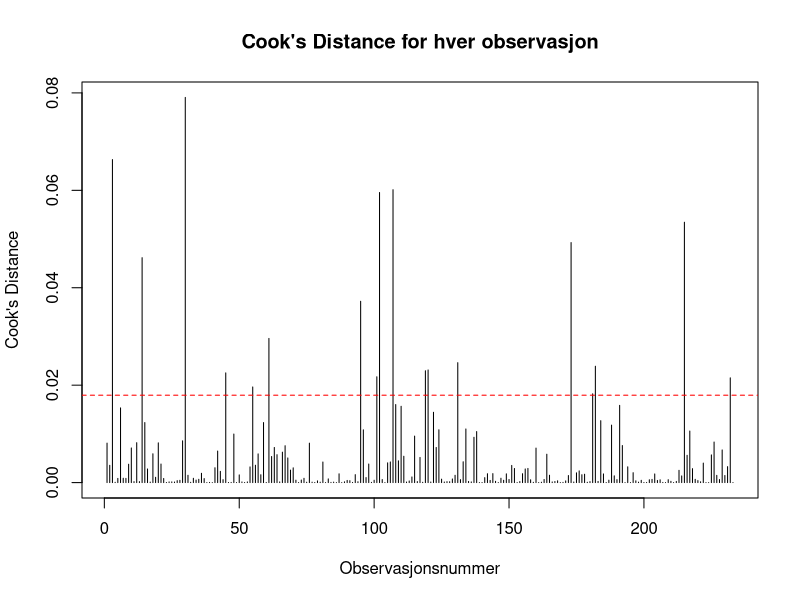
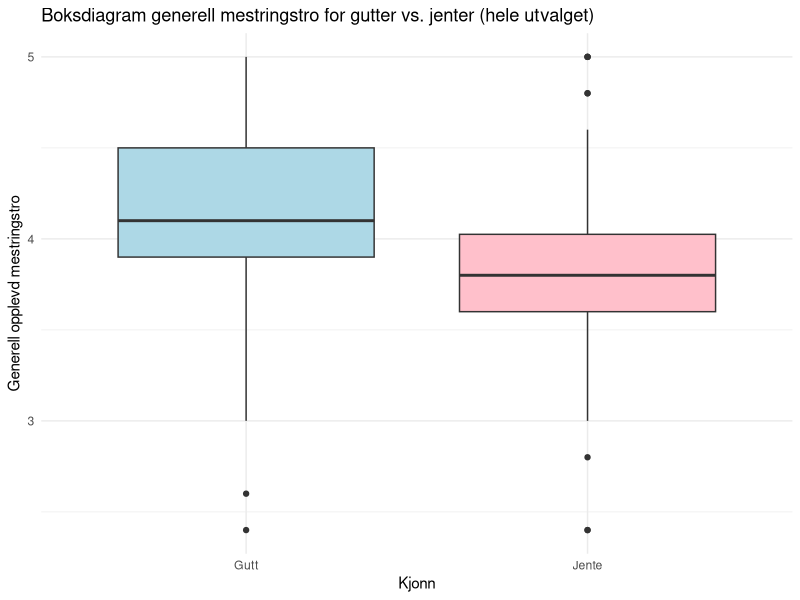
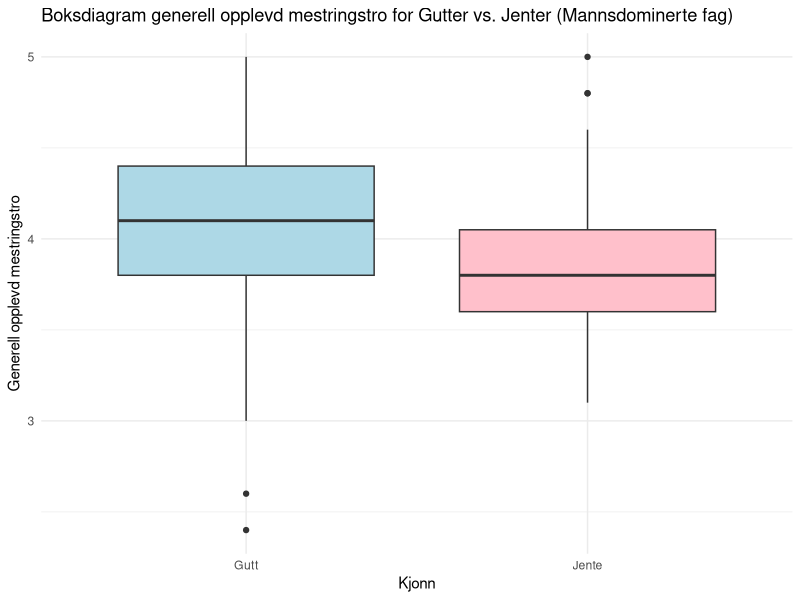
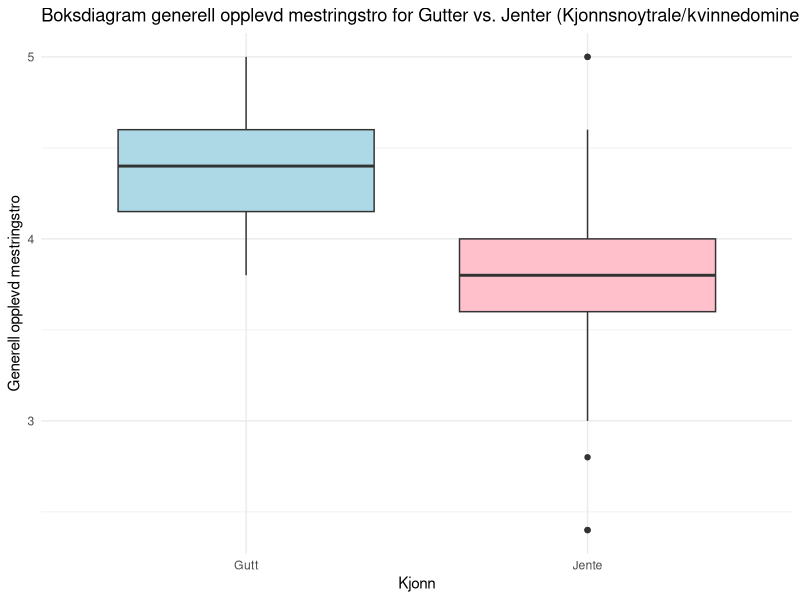

Source code (R) for these figures, in order:
# R-scripts for study on perceived self-efficacy of YSK/TAF-students in Norway

# Loading libraries
library(psych) # descriptive statistics
library(car) # Levenes test
library(ggplot2) # Box plot

# Reading data

# load raw data
raw_data <- read.csv(file = "dataset_raw.csv", sep=";")

####################################################
# Data preparation
####################################################
# separate responses that is complete based on flags from surveyxact
YSKTAFstudents <- raw_data[raw_data$stato_4 == 1,]

#remove imported raw data
rm(raw_data)


# replace variable names with list of new names
namelist <- read.csv(file = "variables_new.csv", sep=";")
names(YSKTAFstudents) <- c(namelist$variableNewNames)

# reshuffle answers to make neutral answer the middle value
reshufflelist <- c(namelist$variableNewNames[9:66])
YSKTAFstudents[,reshufflelist] <- lapply(YSKTAFstudents[,reshufflelist], function(x) ifelse(x>2,x+1,x))
YSKTAFstudents[,reshufflelist] <- lapply(YSKTAFstudents[,reshufflelist], function(x) ifelse(x==6,3,x))

# reverse variables
reverselist <- c(namelist$variableNewNames[21], namelist$variableNewNames[37:42], 
                 namelist$variableNewNames[45],namelist$variableNewNames[61:66])
YSKTAFstudents[,reverselist] <- YSKTAFstudents[,reverselist]*-1+6

# change values of 4 to 1 for the smallest size of department
YSKTAFstudents$department <- ifelse(YSKTAFstudents$department==4,1,YSKTAFstudents$department)

# preparation of programs
# move group 3 and 11 to group 9
YSKTAFstudents$program <- ifelse(YSKTAFstudents$program==3,9,YSKTAFstudents$program)
YSKTAFstudents$program <- ifelse(YSKTAFstudents$program==11,9,YSKTAFstudents$program)

# preparation of visitfrequency
# move group 1 to group 2
YSKTAFstudents$visitfrequency <- ifelse(YSKTAFstudents$visitfrequency==1,2,YSKTAFstudents$visitfrequency)
# move group 5 to group 4
YSKTAFstudents$visitfrequency <- ifelse(YSKTAFstudents$visitfrequency==5,4,YSKTAFstudents$visitfrequency)


# combine variables to new variables
#General Self-efficacy
YSKTAFstudents$GSE <- NA
# Loop through each row and calculate the sum of variables
for (i in 1:nrow(YSKTAFstudents)) {
  if (sum(is.na(YSKTAFstudents[i, c(namelist$variableNewNames[9:18])])) < 3) {
    YSKTAFstudents$GSE[i] <- sum(YSKTAFstudents[i, c(namelist$variableNewNames[9:18])], na.rm = TRUE)}
  else {YSKTAFstudents$GSE[i] <- NA}
}

#Sources of GSE
YSKTAFstudents$school_me <- NA
YSKTAFstudents$school_ve <- NA
YSKTAFstudents$school_sp <- NA
YSKTAFstudents$school_ph <- NA
YSKTAFstudents$workplace_me <- NA
YSKTAFstudents$workplace_ve <- NA
YSKTAFstudents$workplace_sp <- NA
YSKTAFstudents$workplace_ph <- NA

# Loop through each row and calculate the sum of variables
for (i in 1:nrow(YSKTAFstudents)) {YSKTAFstudents$school_me[i] <- sum(YSKTAFstudents[i, c(namelist$variableNewNames[19:24])], na.rm = FALSE)}
for (i in 1:nrow(YSKTAFstudents)) {YSKTAFstudents$school_ve[i] <- sum(YSKTAFstudents[i, c(namelist$variableNewNames[25:30])], na.rm = FALSE)}
for (i in 1:nrow(YSKTAFstudents)) {YSKTAFstudents$school_sp[i] <- sum(YSKTAFstudents[i, c(namelist$variableNewNames[31:36])], na.rm = FALSE)}
for (i in 1:nrow(YSKTAFstudents)) {YSKTAFstudents$school_ph[i] <- sum(YSKTAFstudents[i, c(namelist$variableNewNames[37:42])], na.rm = FALSE)}
for (i in 1:nrow(YSKTAFstudents)) {YSKTAFstudents$workplace_me[i] <- sum(YSKTAFstudents[i, c(namelist$variableNewNames[43:48])], na.rm = FALSE)}
for (i in 1:nrow(YSKTAFstudents)) {YSKTAFstudents$workplace_ve[i] <- sum(YSKTAFstudents[i, c(namelist$variableNewNames[49:54])], na.rm = FALSE)}
for (i in 1:nrow(YSKTAFstudents)) {YSKTAFstudents$workplace_sp[i] <- sum(YSKTAFstudents[i, c(namelist$variableNewNames[55:60])], na.rm = FALSE)}
for (i in 1:nrow(YSKTAFstudents)) {YSKTAFstudents$workplace_ph[i] <- sum(YSKTAFstudents[i, c(namelist$variableNewNames[61:66])], na.rm = FALSE)}

# Adjust sum variables to scale of 1-5
# divide with the number of variables used for the sum variable
YSKTAFstudents$GSE <- YSKTAFstudents$GSE / 10
YSKTAFstudents$school_me <- YSKTAFstudents$school_me / 6
YSKTAFstudents$school_ve <- YSKTAFstudents$school_ve / 6
YSKTAFstudents$school_sp <- YSKTAFstudents$school_sp / 6
YSKTAFstudents$school_ph <- YSKTAFstudents$school_ph / 6
YSKTAFstudents$workplace_me <- YSKTAFstudents$workplace_me / 6
YSKTAFstudents$workplace_ve <- YSKTAFstudents$workplace_ve / 6
YSKTAFstudents$workplace_sp <- YSKTAFstudents$workplace_sp / 6
YSKTAFstudents$workplace_ph <- YSKTAFstudents$workplace_ph / 6

# Create the data set with replacement values
replacement_data <- read.csv(file = "labels_replace.csv",sep = ";")

# Replace values based on the replacement data set
for (i in 1:nrow(replacement_data)) {
  variable <- replacement_data[i, "variable"]
  old_value <- replacement_data[i, "tall"]
  new_value <- replacement_data[i, "tekst"]
  
  YSKTAFstudents[[variable]] <- ifelse(YSKTAFstudents[[variable]] == old_value, new_value, YSKTAFstudents[[variable]])
}

# replace NA with Median value of variable
YSKTAFstudents$visitfrequency[51]="2-3 ganger hvert semester"

# redefine of background variables
YSKTAFstudents$program <- as.factor(YSKTAFstudents$program)
YSKTAFstudents$year <- as.factor(YSKTAFstudents$year)
YSKTAFstudents$class <- as.factor(YSKTAFstudents$class)
YSKTAFstudents$company <- as.factor(YSKTAFstudents$company)
YSKTAFstudents$department <- as.factor(YSKTAFstudents$department)
YSKTAFstudents$gender <- as.factor(YSKTAFstudents$gender)
YSKTAFstudents$visitteacher <- as.factor(YSKTAFstudents$visitteacher)
YSKTAFstudents$visitfrequency <- as.factor(YSKTAFstudents$visitfrequency)

# remove flags from surveyxact
YSKTAFstudents$stato_1 <- NULL
YSKTAFstudents$stato_2 <- NULL
YSKTAFstudents$stato_3 <- NULL
YSKTAFstudents$stato_4 <- NULL
YSKTAFstudents$stato_5 <- NULL

# save data to new file
write.table(x=YSKTAFstudents, sep=";", file = "data_YSKTAFstudents.csv")

#clear used data
rm(i)
rm(reshufflelist)
rm(reverselist)
rm(namelist)
rm(new_value)
rm(old_value)
rm(variable)
rm(replacement_data)

####################################################
# Preliminary analysis
####################################################
# Statistical descriptions
describe(YSKTAFstudents)


# Cronbachs alpha
GSE_data <- YSKTAFstudents[,c("GSE_1", "GSE_2", "GSE_3", "GSE_4", "GSE_5", 
                    "GSE_6", "GSE_7", "GSE_8", "GSE_9", "GSE_10")]
school_me_data <- YSKTAFstudents[,c("school_me1", "school_me2", "school_me3", 
                          "school_me4", "school_me5", "school_me6")]
school_ve_data <- YSKTAFstudents[,c("school_ve1", "school_ve2", "school_ve3", 
                          "school_ve4", "school_ve5", "school_ve6")]
school_sp_data <- YSKTAFstudents[,c("school_sp1", "school_sp2", "school_sp3", 
                          "school_sp4", "school_sp5", "school_sp6")]
school_ph_data <- YSKTAFstudents[,c("school_ph1", "school_ph2", "school_ph3", 
                          "school_ph4", "school_ph5", "school_ph6")]
workplace_me_data <- YSKTAFstudents[,c("workplace_me1", "workplace_me2", "workplace_me3", 
                             "workplace_me4", "workplace_me5", "workplace_me6")]
workplace_ve_data <- YSKTAFstudents[,c("workplace_ve1", "workplace_ve2", "workplace_ve3", 
                             "workplace_ve4", "workplace_ve5", "workplace_ve6")]
workplace_sp_data <- YSKTAFstudents[,c("workplace_sp1", "workplace_sp2", "workplace_sp3", 
                             "workplace_sp4", "workplace_sp5", "workplace_sp6")]
workplace_ph_data <- YSKTAFstudents[,c("workplace_ph1", "workplace_ph2", "workplace_ph3", 
                             "workplace_ph4", "workplace_ph5", "workplace_ph6")]

psych::alpha(GSE_data)

psych::alpha(school_me_data)
psych::alpha(school_ve_data)
psych::alpha(school_sp_data)
psych::alpha(school_ph_data)

psych::alpha(workplace_me_data)
psych::alpha(workplace_ve_data)
psych::alpha(workplace_sp_data)
psych::alpha(workplace_ph_data)


# Transformation of data
YSKTAFstudents$sqrt_reversed_GSE <- sqrt(max(YSKTAFstudents$GSE) - YSKTAFstudents$GSE)

YSKTAFstudents$sqrt_reversed_school_me <- sqrt(max(YSKTAFstudents$school_me) - YSKTAFstudents$school_me)
YSKTAFstudents$sqrt_reversed_school_ve <- sqrt(max(YSKTAFstudents$school_ve) - YSKTAFstudents$school_ve)
YSKTAFstudents$sqrt_reversed_school_sp <- sqrt(max(YSKTAFstudents$school_sp) - YSKTAFstudents$school_sp)
YSKTAFstudents$sqrt_reversed_school_ph <- sqrt(max(YSKTAFstudents$school_ph) - YSKTAFstudents$school_ph)

YSKTAFstudents$sqrt_reversed_workplace_me <- sqrt(max(YSKTAFstudents$workplace_me) - YSKTAFstudents$workplace_me)
YSKTAFstudents$sqrt_reversed_workplace_ve <- sqrt(max(YSKTAFstudents$workplace_ve) - YSKTAFstudents$workplace_ve)
YSKTAFstudents$sqrt_reversed_workplace_sp <- sqrt(max(YSKTAFstudents$workplace_sp) - YSKTAFstudents$workplace_sp)
YSKTAFstudents$sqrt_reversed_workplace_ph <- sqrt(max(YSKTAFstudents$workplace_ph) - YSKTAFstudents$workplace_ph)

# Statistical descriptions
describe(YSKTAFstudents)
write.table(x=describe(YSKTAFstudents), sep=";", dec = ",", file = "descriptive_stat_YSKTAFstudents.csv")


####################################################
# Primary analysis
####################################################
# Hypothesis 1 - ME the most significant source of GSE
####################################################
# regression with GSE and all variables for sources in school and workplace
h1model_allvariables <- lm(sqrt_reversed_GSE ~ sqrt_reversed_school_me + sqrt_reversed_school_ve + 
                   sqrt_reversed_school_sp + sqrt_reversed_school_ph + 
                   sqrt_reversed_workplace_me + sqrt_reversed_workplace_ve + 
                   sqrt_reversed_workplace_sp + sqrt_reversed_workplace_ph, 
                 data = YSKTAFstudents)
summary(h1model_allvariables)
confint(h1model_allvariables)

# Calculate Cook's distances
h1_cooks_d <- cooks.distance(h1model_allvariables)

# Calculate threshold for Cook's distance
h1_threshold <- 4 / (length(h1_cooks_d)-9-1)
print(h1_threshold)

# Plot Cook's distances with threshold line
plot(h1_cooks_d, type = "h", main = "Cook's Distance for hver observasjon", 
     ylab = "Cook's Distance", xlab = "Observasjonsnummer")
abline(h = h1_threshold, col = "red", lty = 2)

# Identify observations with Cook's distance above the threshold
h1_influential_obs <- which(h1_cooks_d > h1_threshold)
print(h1_influential_obs)

# New data set without outliers
YSKTAFstudents_nooutliers <- YSKTAFstudents[-h1_influential_obs, ]

# New regression without outliers
h1model_nooutliers <- lm(
  formula = sqrt_reversed_GSE ~ sqrt_reversed_school_me + sqrt_reversed_school_ve + 
    sqrt_reversed_school_sp + sqrt_reversed_school_ph + sqrt_reversed_workplace_me + 
    sqrt_reversed_workplace_ve + sqrt_reversed_workplace_sp + sqrt_reversed_workplace_ph, 
  data = YSKTAFstudents_nooutliers)
summary(h1model_nooutliers)
confint(h1model_nooutliers)

# New models with standardized variables
h1model_allvariables_standardized <- lm(scale(sqrt_reversed_GSE) ~ 
                                          scale(sqrt_reversed_school_me) + 
                                          scale(sqrt_reversed_school_ve) + 
                                          scale(sqrt_reversed_school_sp) + 
                                          scale(sqrt_reversed_school_ph) + 
                                          scale(sqrt_reversed_workplace_me) + 
                                          scale(sqrt_reversed_workplace_ve) + 
                                          scale(sqrt_reversed_workplace_sp) + 
                                          scale(sqrt_reversed_workplace_ph), 
                                        data = YSKTAFstudents)
h1model_allvariables_no_outliers_standardized <- lm(scale(sqrt_reversed_GSE) ~ 
                                          scale(sqrt_reversed_school_me) + 
                                          scale(sqrt_reversed_school_ve) + 
                                          scale(sqrt_reversed_school_sp) + 
                                          scale(sqrt_reversed_school_ph) + 
                                          scale(sqrt_reversed_workplace_me) + 
                                          scale(sqrt_reversed_workplace_ve) + 
                                          scale(sqrt_reversed_workplace_sp) + 
                                          scale(sqrt_reversed_workplace_ph), 
                                        data = YSKTAFstudents_nooutliers)

# Results with standardized coefficients
summary(h1model_allvariables_standardized)
summary(h1model_allvariables_no_outliers_standardized)

####################################################
# Hypothesis 2a - Increased ME as year increases
####################################################
# Levene's tests
leveneTest(sqrt_reversed_school_me ~ year, data = YSKTAFstudents)
leveneTest(sqrt_reversed_workplace_me ~ year, data = YSKTAFstudents)

# One-way ANOVA
h2a_yearschoolMEtest <- aov(sqrt_reversed_school_me~year, data = YSKTAFstudents)
h2a_yearworkplaceMEtest <- aov(sqrt_reversed_workplace_me~year, data = YSKTAFstudents)
summary(h2a_yearschoolMEtest)
summary(h2a_yearworkplaceMEtest)

# Calculating the effect sizes
# Effect size eta-squared for visits by teacher
ss_between <- summary(h2a_yearschoolMEtest)[[1]][1, "Sum Sq"]  # Sum of squares between groups
ss_total <- sum(summary(h2a_yearschoolMEtest)[[1]][, "Sum Sq"])  # Total sum of squares
h2a_eta_squared_yearschoolMEtest <- ss_between / ss_total
print(h2a_eta_squared_yearschoolMEtest)

# Effect size eta-squared for visits by teacher
ss_between <- summary(h2a_yearworkplaceMEtest)[[1]][1, "Sum Sq"]  # Sum of squares between groups
ss_total <- sum(summary(h2a_yearworkplaceMEtest)[[1]][, "Sum Sq"])  # Total sum of squares
h2a_eta_squared_yearworkplaceMEtest <- ss_between / ss_total
print(h2a_eta_squared_yearworkplaceMEtest)

# post hoc-testing using Turkey's HSD 
h2a_tukey_school_me <- TukeyHSD(h2a_yearschoolMEtest)
h2a_tukey_workplace_me <- TukeyHSD(h2a_yearworkplaceMEtest)
print(h2a_tukey_school_me)
print(h2a_tukey_workplace_me)

####################################################
# Hypotesis 2b - Workplace_SP increased with visits by teacher
####################################################
# Levene's tests
leveneTest(workplace_sp ~ factor(visitfrequency), data = YSKTAFstudents)
leveneTest(workplace_sp ~ factor(visitteacher), data = YSKTAFstudents)

# ANOVA
h2b_anova_workplace_sp_visitteacher <- aov(workplace_sp ~ visitteacher, data = YSKTAFstudents)
h2b_anova_workplace_sp_visitfrequency <- aov(workplace_sp ~ visitfrequency, data = YSKTAFstudents)
summary(h2b_anova_workplace_sp_visitteacher)
summary(h2b_anova_workplace_sp_visitfrequency)

# Calculating the effect sizes
# Effect size eta-squared for visits by teacher
ss_between <- summary(h2b_anova_workplace_sp_visitteacher)[[1]][1, "Sum Sq"]  # Sum of squares between groups
ss_total <- sum(summary(h2b_anova_workplace_sp_visitteacher)[[1]][, "Sum Sq"])  # Total sum of squares
h2b_eta_squared_visitteacher <- ss_between / ss_total
print(h2b_eta_squared_visitteacher)

# Effect size eta-squared for visitfrequency
ss_between <- summary(h2b_anova_workplace_sp_visitfrequency)[[1]][1, "Sum Sq"]  # Sum of squares between groups
ss_total <- sum(summary(h2b_anova_workplace_sp_visitfrequency)[[1]][, "Sum Sq"])  # Total sum of squares
h2b_eta_squared_visitfrequency <- ss_between / ss_total
print(h2b_eta_squared_visitfrequency)

####################################################
# Hyoptesis 2c and 2d - VE increases with size of groups
####################################################
# Levene's tests
leveneTest(sqrt_reversed_school_ve ~ factor(class), data = YSKTAFstudents)
leveneTest(sqrt_reversed_workplace_ve ~ factor(company), data = YSKTAFstudents)
leveneTest(sqrt_reversed_workplace_ve ~ factor(department), data = YSKTAFstudents)

# ANOVA
h2c_anova_school_ve_class <- aov(sqrt_reversed_school_ve ~ class, data = YSKTAFstudents)
h2d_anova_workplace_ve_company <- aov(sqrt_reversed_workplace_ve ~ company, data = YSKTAFstudents)
h2d_anova_workplace_ve_department <- aov(sqrt_reversed_workplace_ve ~ department, data = YSKTAFstudents)
summary(h2c_anova_school_ve_class)
summary(h2d_anova_workplace_ve_company)
summary(h2d_anova_workplace_ve_department)

# Calculating the effect sizes
# Effect size eta-squared for school VE vs class size
ss_between <- summary(h2c_anova_school_ve_class)[[1]][1, "Sum Sq"]  # Sum of squares between groups
ss_total <- sum(summary(h2c_anova_school_ve_class)[[1]][, "Sum Sq"])  # Total sum of squares
h2c_eta_squared_school_ve_class <- ss_between / ss_total
print(h2c_eta_squared_school_ve_class)

# Effect size eta-squared for workplace VE vs company size
ss_between <- summary(h2d_anova_workplace_ve_company)[[1]][1, "Sum Sq"]  # Sum of squares between groups
ss_total <- sum(summary(h2d_anova_workplace_ve_company)[[1]][, "Sum Sq"])  # Total sum of squares
h2d_eta_squared_workplace_ve_company <- ss_between / ss_total
print(h2d_eta_squared_workplace_ve_company)

# Effect size eta-squared for workplace VE vs company size
ss_between <- summary(h2d_anova_workplace_ve_department)[[1]][1, "Sum Sq"]  # Sum of squares between groups
ss_total <- sum(summary(h2d_anova_workplace_ve_department)[[1]][, "Sum Sq"])  # Total sum of squares
h2d_eta_squared_workplace_ve_department <- ss_between / ss_total
print(h2d_eta_squared_workplace_ve_department)

# post hoc-testing using Turkey's HSD
h2c_tukey_school_ve <- TukeyHSD(h2c_anova_school_ve_class)
print(h2c_tukey_school_ve)

#clear used data
rm(ss_between)
rm(ss_total)

####################################################
# Hypothesis 3a-b-c about gender differences in GSE
####################################################
# New data set filtering genders and removing instances with "annet" (other, i.e. not boy or girl)
YSKTAFstudents_genders <- subset(YSKTAFstudents, gender %in% c("Gutt", "Jente"))

# Hypothesis 3a gender differences in GSE between genders
# Levene's test
leveneTest(GSE ~ gender, data = YSKTAFstudents_genders)

# t-test
t.test(GSE ~ gender, data = YSKTAFstudents_genders, var.equal = TRUE)

# Boxplot for all boys and girls
ggplot(YSKTAFstudents_genders, aes(x = gender, y = GSE)) +
  geom_boxplot(fill = c("lightblue", "pink")) +
  labs(title = "Boksdiagram generell mestringstro for gutter vs. jenter (hele utvalget)",
       x = "Kjonn", y = "Generell opplevd mestringstro") +
  theme_minimal()

# SD for GSE for each gender
print(tapply(YSKTAFstudents_genders$GSE, YSKTAFstudents_genders$gender, sd, na.rm = TRUE))

# Cohens d calculations
print(cohen.d(YSKTAFstudents_genders$GSE, YSKTAFstudents_genders$gender))

####################################################
# Hypothesis 3b gender differences in GSE between genders in male-dominated programs
####################################################
# Filter instances from male-dominated programs
YSKTAFstudents_genders$combined_program <- ifelse(YSKTAFstudents_genders$program %in% c("Bygg- og anleggsteknikk", "Elektro og datateknologi", "Teknologi- og industrifag"),
                                "Mannsdominert_fag", YSKTAFstudents_genders$program)

# Subset of male-dominated programs
YSKTAF_maledominated_programs <- subset(YSKTAFstudents_genders, combined_program == "Mannsdominert_fag")

# Number of instances of each gender for this subset
print(table(YSKTAF_maledominated_programs$gender))

# Levene's test
leveneTest(GSE ~ gender, data = YSKTAF_maledominated_programs)

# T-test
t.test(GSE ~ gender, data = YSKTAF_maledominated_programs, var.equal = TRUE, alternative = "less")

# Boxplot for male-dominated programs
ggplot(YSKTAF_maledominated_programs, aes(x = gender, y = GSE)) +
  geom_boxplot(fill = c("lightblue", "pink")) +
  labs(title = "Boksdiagram generell opplevd mestringstro for Gutter vs. Jenter (Mannsdominerte fag)",
       x = "Kjonn", y = "Generell opplevd mestringstro") +
  theme_minimal()

# SD for GSE for each gender
print(tapply(YSKTAF_maledominated_programs$GSE, YSKTAF_maledominated_programs$gender, sd, na.rm = TRUE))

# Cohens d calculations
print(cohen.d(YSKTAF_maledominated_programs$GSE, YSKTAF_maledominated_programs$gender))

####################################################
# Hypothesis 3c gender differences in GSE between genders in genderneutral and female-dominated programs
####################################################
# Filter instances from genderneutral and female-dominated programs
YSKTAFstudents_genders$combined_program <- ifelse(YSKTAFstudents_genders$program %in% c("Helse- og oppvekstfag", "Naturbruk", "Salg, service og reiseliv"),
                                         "Kjonnsnoytrale_fag", YSKTAFstudents_genders$combined_program)

# Subset of female-dominated and genderneutral programs
YSKTAF_female_neutral_programs <- subset(YSKTAFstudents_genders, combined_program == "Kjonnsnoytrale_fag")

# Number of instances of each gender for this subset
print(table(YSKTAF_female_neutral_programs$gender))

# Levene's test
leveneTest(GSE ~ gender, data = YSKTAF_female_neutral_programs)

# T-test
t.test(GSE ~ gender, data = YSKTAF_female_neutral_programs, var.equal = TRUE)

# Boxplot for genderneutral and female-dominated programs
ggplot(YSKTAF_female_neutral_programs, aes(x = gender, y = GSE)) +
  geom_boxplot(fill = c("lightblue", "pink")) +
  labs(title = "Boksdiagram generell opplevd mestringstro for Gutter vs. Jenter (Kjonnsnoytrale/kvinnedominerte fag)",
       x = "Kjonn", y = "Generell opplevd mestringstro") +
  theme_minimal()

# SD for GSE for each gender
print(tapply(YSKTAF_female_neutral_programs$GSE, YSKTAF_female_neutral_programs$gender, sd, na.rm = TRUE))

# Cohens d calculations
print(cohen.d(YSKTAF_female_neutral_programs$GSE, YSKTAF_female_neutral_programs$gender))

